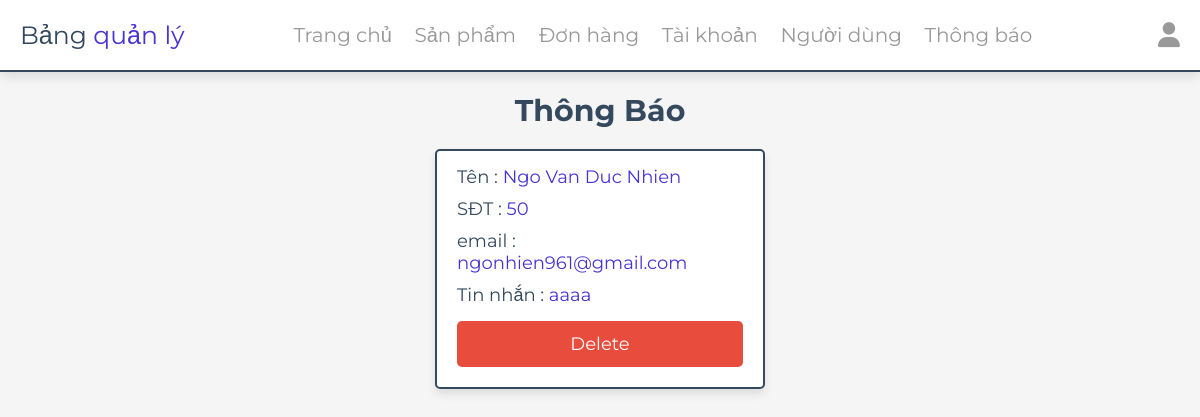
The app's page /admin/messages.php (signed in) with its own data.
### tables this page shows
CREATE TABLE `messages` (
  `id` int(100) NOT NULL,
  `user_id` int(100) NOT NULL,
  `name` varchar(100) NOT NULL,
  `email` varchar(100) NOT NULL,
  `number` varchar(12) NOT NULL,
  `message` varchar(500) NOT NULL
);

### admin/messages.php (the view, shortened to what this page needs)
<?php
include "../components/connect.php";
?>
<!DOCTYPE html>
<html lang="en">
<head>
    <link rel="stylesheet" href="https://cdnjs.cloudflare.com/ajax/libs/font-awesome/6.4.2/css/all.min.css">
    <link rel="stylesheet" href="../CSS/admin_style.css">
</head>
<body>
    <?php include '../components/admin_header.php'; ?>
    <section class="messages">
        <h1 class="heading">thông báo</h1>
        <div class="box-container">
            <?php
            $select_messages = mysqli_query($conn, "SELECT * FROM `messages`") or die('query failed');
            if (mysqli_num_rows($select_messages) > 0) {
                while ($fetch_messages = mysqli_fetch_assoc($select_messages)) {
            ?>
            <div class="box">
                <p> Tên : <span><?= $fetch_messages['name']; ?></span></p>
                <p> SĐT : <span><?= $fetch_messages['number']; ?></span></p>
                <p> email : <span><?= $fetch_messages['email']; ?></span></p>
                <p> Tin nhắn : <span><?= $fetch_messages['message']; ?></span></p>
                <a href="messages.php?delete=<?= $fetch_messages['id']; ?>" class="delete-btn" onclick="return confirm('delete this message?');">delete</a>
            </div>
            <?php
                }
            } else {
                echo '<p class="empty">Bạn không có tin nhắn mới!</p>';
            }
            ?>
        </div>
    </section>
</body>
</html>

### css/admin_style.css (style rules this page uses)
:root { --main-color: #4834d4; --red: #e74c3c; --orange: #f39c12; --black: #34495e; --white: #fff; --light-bg: #f5f5f5; --light-color: #999; --border: .2rem solid var(--black); --box-shadow: 0 .5rem 1rem rgba(0, 0, 0, .1); }
* { font-family: 'Montserrat', sans-serif; margin: 0; padding: 0; box-sizing: border-box; text-decoration: none; outline: none; border: none; }
html { font-size: 62.5%; overflow-x: hidden; }
body { background-color: var(--light-bg); }
section { max-width: 1200px; margin: 0 auto; padding: 2rem; }
.btn, .delete-btn, .option-btn { display: block; margin-top: 1rem; border-radius: .5rem; cursor: pointer; width: 100%; font-size: 1.8rem; color: var(--white); padding: 1.2rem 3rem; text-transform: capitalize; text-align: center; }
.delete-btn { background-color: var(--red); }
.heading { text-align: center; margin-bottom: 2rem; text-transform: capitalize; color: var(--black); font-size: 3rem; }
.messages .box-container { display: grid; grid-template-columns: repeat(auto-fit, 33rem); gap: 1.5rem; justify-content: center; align-items: flex-start; }
.messages .box-container .box { background-color: var(--white); border-radius: .5rem; box-shadow: var(--box-shadow); border: var(--border); padding: 2rem; padding-top: 1rem; }
.messages .box-container .box p { padding: .5rem 0; font-size: 1.8rem; color: var(--black); }
.messages .box-container .box p span { color: var(--main-color); }

### records on screen
messages: name "Ngo Van Duc Nhien", number "50", email "ngonhien961@gmail.com", message "aaaa"
